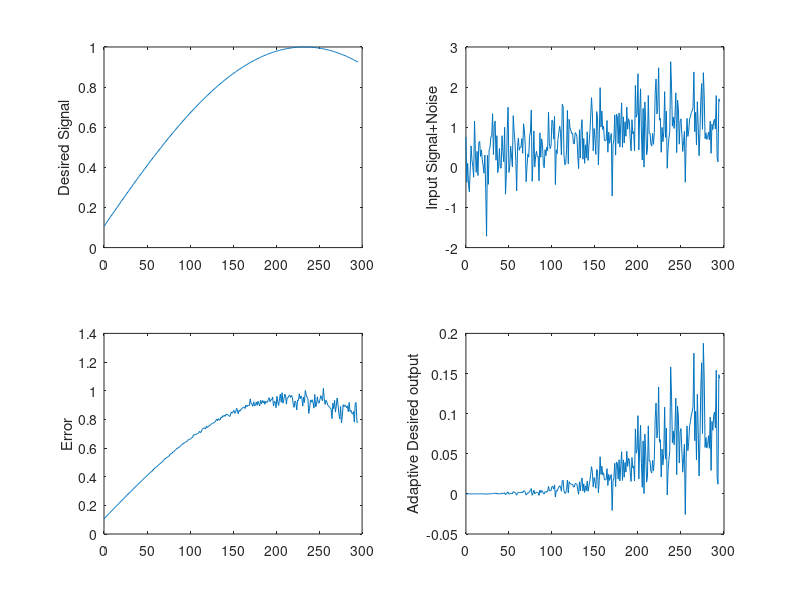
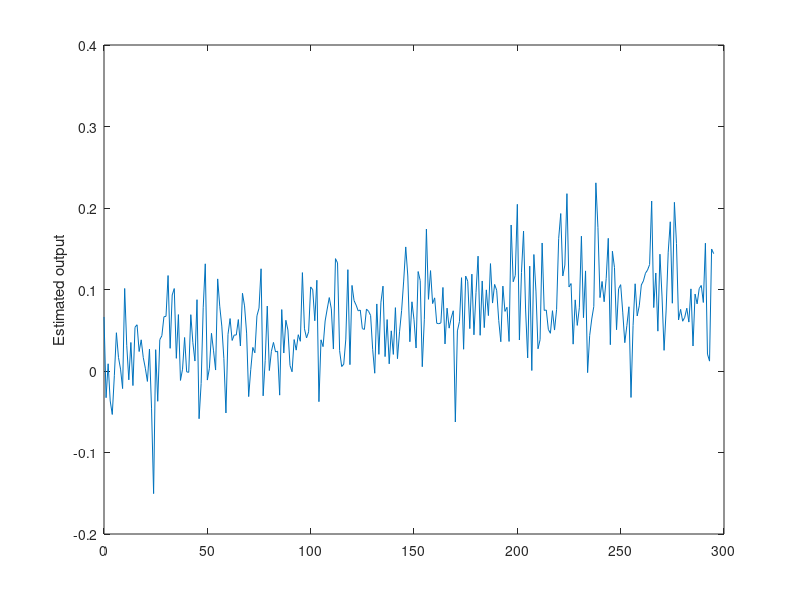

Write MATLAB code to recreate these figures, in order.
clc
close all
clear all

N= 296; %input('length of sequence N = ');
t=[0:N-1];
w0=0.001;  phi=0.1;
d=sin(2*pi*[1:N]*w0+phi);
x=d+randn(1,N)*0.5;
w=zeros(1,N); 
mu= 0.0005; %input('mu = ');
for i=1:N
   e(i) = d(i) - w(i)' * x(i);
   w(i+1) = w(i) + mu * e(i) * x(i);
end
for i=1:N
yd(i) = sum(w(i)' * x(i));  
end

d_est = w(1,N) * x ;

subplot(221),plot(t,d),ylabel('Desired Signal'),
subplot(222),plot(t,x),ylabel('Input Signal+Noise'),
subplot(223),plot(t,e),ylabel('Error'),
subplot(224),plot(t,yd),ylabel('Adaptive Desired output');

figure();
plot(t,d_est),ylabel('Estimated output');